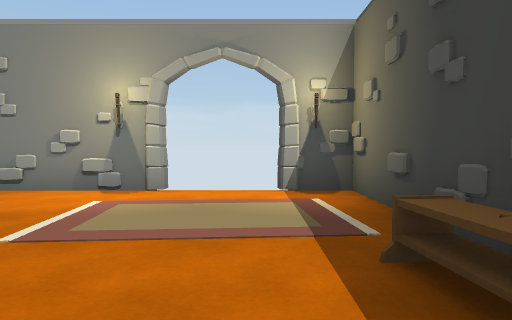
[1] (above)

16 first-person views from a walk through a scene from a Unity 3-D project. The camera is 1.3 m above the floor, tilts 2° down and sees 70° across. Doors are open. The floor is counted in squares, 2 m on a side. Each view is taken from the middle of a square. On the plan, view 1 faces up. The plan holds only what a view shows up to about 11 squares ahead; the rest is blank. The player is left out. Some animated figures are not drawn.

[2]
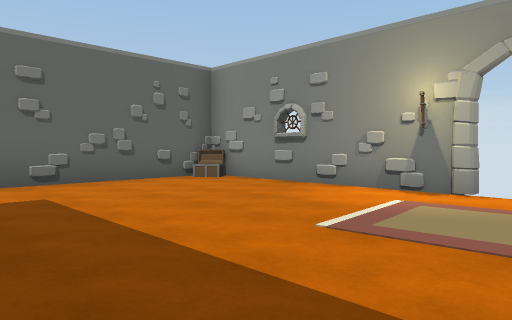

[3]
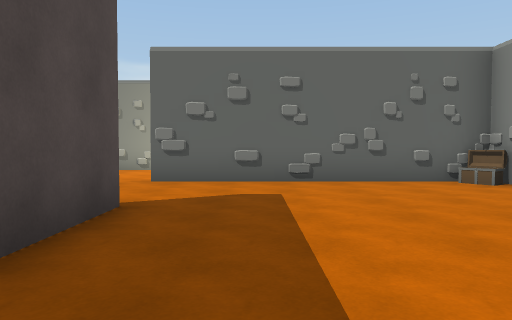

[4]
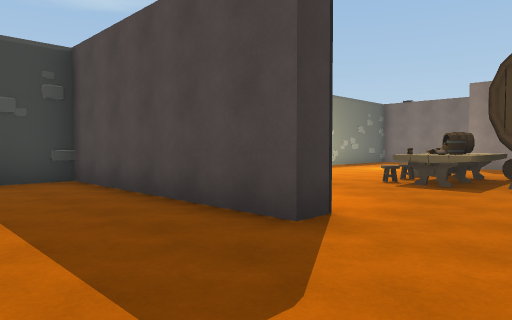

[5]
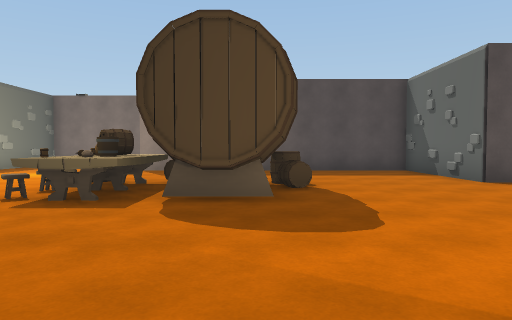

[6]
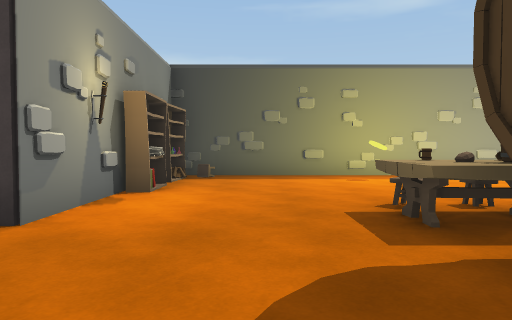

[7]
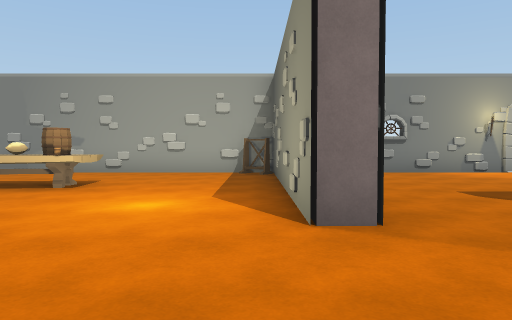

[8]
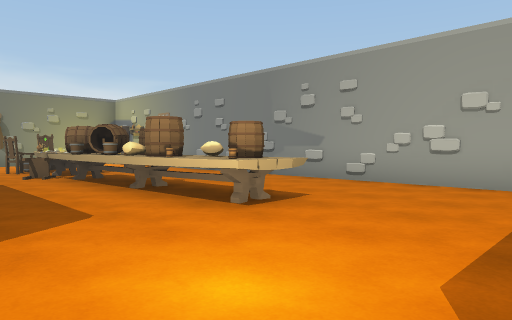

[9]
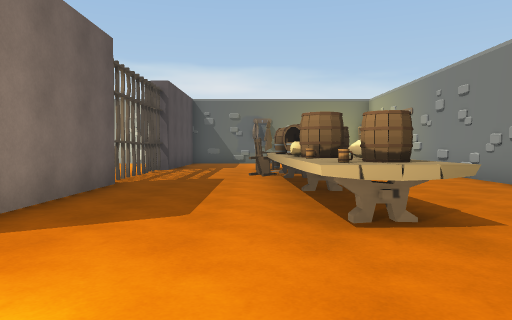

[10]
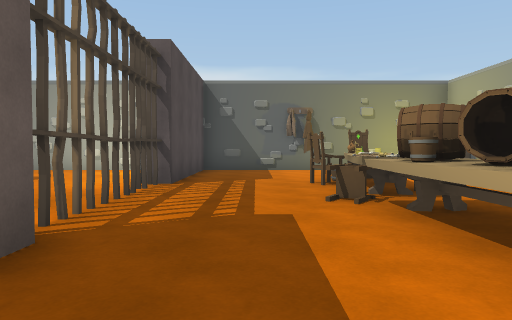

[11]
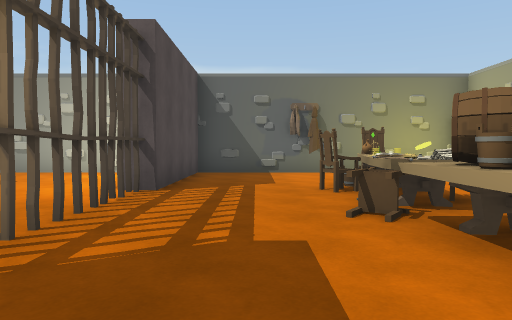

[12]
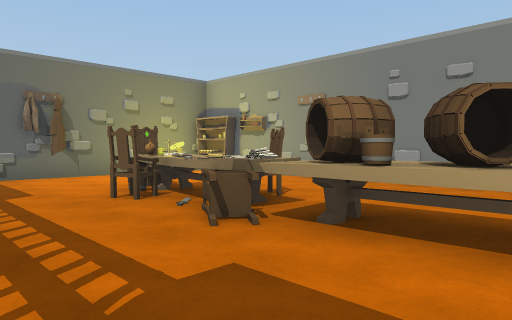

[13]
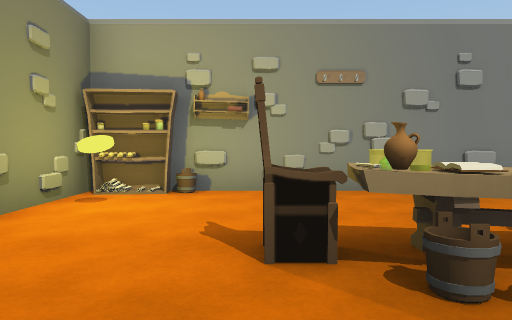

[14]
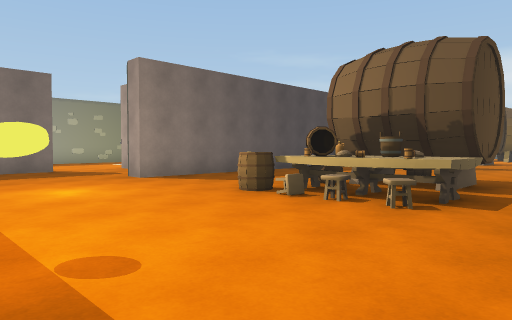

[15]
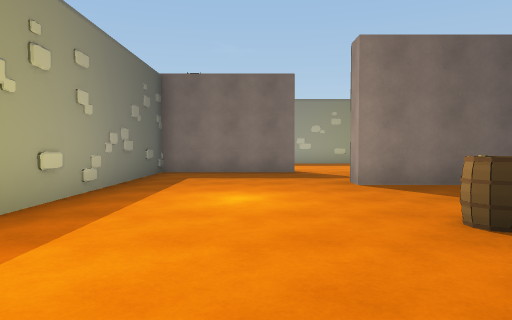

[16]
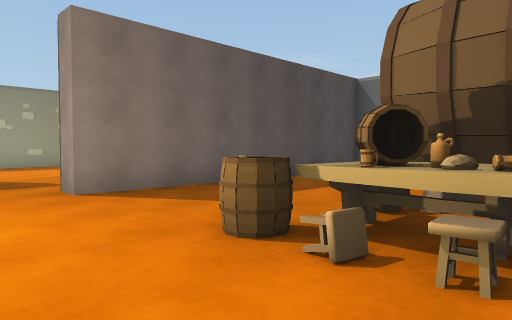

### Floor plan
Points are (right, up) in squares from view 1. A wall is a line through its corners. A room is listed if a view was taken in it or the views show most of it. See-through windows are left out.
Room 1 (views 1, 2, 3, 4, 5)
walls: (-4, -1) (-4, -0.5) (-1.5, -0.5); (-2.5, 5.5) (-3.4, 5.4); (-1.4, 5.4) (-6.9, 5.4) (-6.9, -1); (0.4, -0.5) (1.4, -0.5) (1.4, 5.4) (0.4, 5.4)
low walls: (0.9, 1.1) (0.8, 1.6)
ways out: opening at (-5.5, -1) to room 2; open door at (-0.5, 5.5)
objects: chest (-7, 5); shelf (-1, -1); shelf (0, -1)
Room 2 (views 6, 7, 8, 9, 10, 11, 12, 13, 14, 15, 16)
walls: (-10.4, -1.9) (-10.4, -3); (-6.9, -1) (-7.6, -1) (-7.6, 4.8) (-8.2, 5.2); (-6.1, -4.5) (-4.9, -4.5); (-6.6, -5) (-6.1, -5); (-6.3, -5.1) (-6.1, -4.4) (-5.5, -4.5) (-4.9, -4.4) (-4.7, -5.1); (-10.8, -6.7) (-10.2, -6.7) (-10.2, -10.2) (-2.8, -10.2) (-2.8, -10.8); (-4.6, -4.8) (-4.6, -5.6); (-14.5, -1.5) (-11.5, -1.5); (-4.6, -5.5) (-4.6, -6.3); (-4.7, -6.2) (-4.8, -6.6); (-7.6, 4.6) (-8.4, 5.2); (-7.5, 5.4) (-22.4, 5.5) (-22.4, -1.5) (-18.5, -1.5); (-1.5, -1) (-4, -1); (-18.5, -1.7) (-14.7, -1.7); (-2.1, -13.5) (0.5, -13.5); (1.4, -13.4) (1.4, -1.3)
low walls: (-6.2, -4.8) (-4.6, -4.8)
ways out: opening at (-5.5, -1) to room 1; opening at (-11, -5.5); opening at (-2, -12.5); gap at (-17, -2)
objects: shelf (-22, 5); bucket (-21, 5); bucket (-20, 1); throne (-20, 2); chair (-19, 1); other object (-19, 2); other object (-18, 2) to (-17, 2); chair (-17, 1); chair (-17, 3); barrel (-16, 2); barrel (-15, 2); barrel (-13, 2); other object (-12, 2); other object (-11, 2); barrel (-7, -7); barrel (-7, -6); barrel (-5, -7); other object (-4, -6); bucket (-4, -5); barrel (-3, -7); other object (-3, -6); stool (-3, -5); stool (1, -2)

Positions as (right, up) in squares from view 1, and headings:
1: (0, 0), facing up
2: (0, 0), facing up-left
3: (0, 1), facing left
4: (-6, 2), facing down-right
5: (-6, 0), facing down
6: (-7, -3), facing right
7: (-8, -4), facing up
8: (-8, -1), facing up-left
9: (-8, 1), facing left
10: (-12, 0), facing left
11: (-13, 0), facing left
12: (-14, -1), facing up-left
13: (-20, 0), facing up
14: (1, -3), facing down-left
15: (-1, -4), facing down
16: (-1, -5), facing down-left
